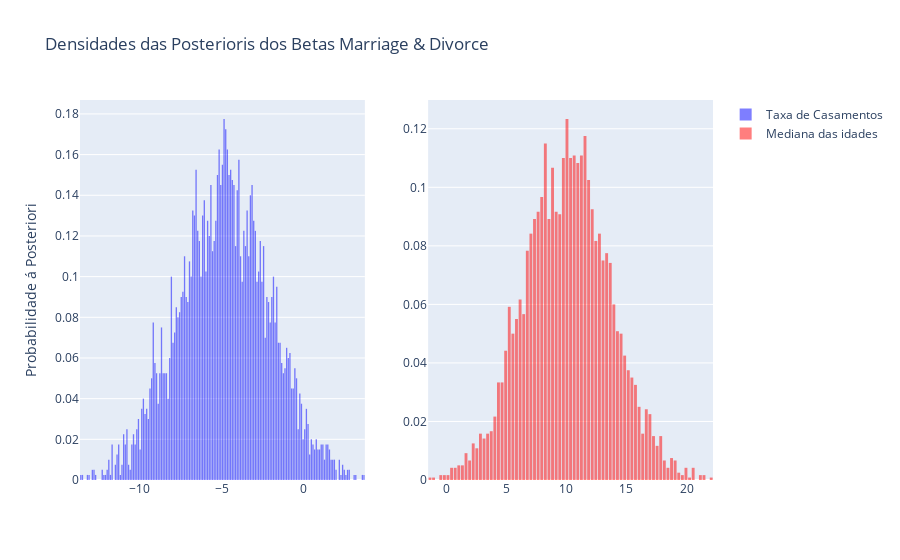

Source (notebook cell):
### Code cell
fig = make_subplots(rows=1, cols=2)  # Inicia uma figura no plotly

trace_marriage = go.Histogram(x=posteriori_divorce_marriage,
                              xbins=dict(size=0.1),
                              name='Taxa de Casamentos',
                              opacity=0.5,
                              marker_color='blue',
                              histnorm='probability density')

trace_age = go.Histogram(x=posteriori_divorce_age,
                         xbins=dict(size=0.3),
                         histnorm='probability density',
                         name='Mediana das idades',
                         opacity=0.5,
                         marker_color='red')

fig.append_trace(trace_marriage, 1, 1)
fig.append_trace(trace_age, 1, 2)

fig.update_layout(
    title_text='Densidades das Posterioris dos Betas Marriage & Divorce',
    yaxis_title_text='Probabilidade á Posteriori',
    bargap=0.2
)

fig.show()

### Figure 1 — Plotly figure (JSON) as saved in the notebook; plotly's stock layout.template omitted (floating-point values rounded to 4 significant figures; data arrays with more than 128 entries replaced by an {"elided": "..."} marker saying what was removed)
{"data": [{"histnorm": "probability density", "marker": {"color": "blue"}, "name": "Taxa de Casamentos", "opacity": 0.5, "type": "histogram", "x": {"elided": "4000 float values"}, "xaxis": "x", "xbins": {"size": 0.1}, "yaxis": "y"}, {"histnorm": "probability density", "marker": {"color": "red"}, "name": "Mediana das idades", "opacity": 0.5, "type": "histogram", "x": {"elided": "4000 float values"}, "xaxis": "x2", "xbins": {"size": 0.3}, "yaxis": "y2"}], "layout": {"bargap": 0.2, "title": {"text": "Densidades das Posterioris dos Betas Marriage & Divorce"}, "xaxis": {"anchor": "y", "domain": [0, 0.45]}, "xaxis2": {"anchor": "y2", "domain": [0.55, 1]}, "yaxis": {"anchor": "x", "domain": [0, 1], "title": {"text": "Probabilidade á Posteriori"}}, "yaxis2": {"anchor": "x2", "domain": [0, 1]}}}
